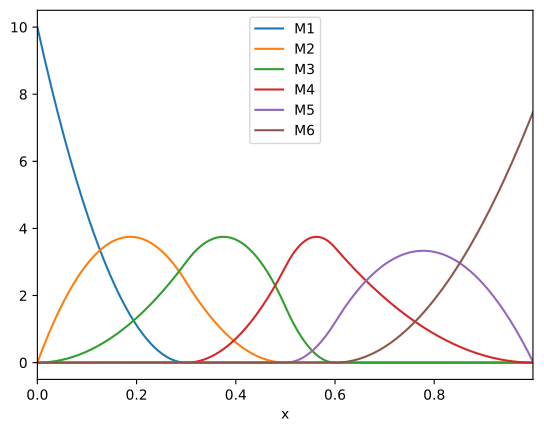

Python code for this plot:
import functools
import itertools
import numpy
import pandas as pd
import scipy.optimize
from dms_variants.ispline import Msplines

order = 3
mesh = [0.0, 0.3, 0.5, 0.6, 1.0]
x = numpy.array([0, 0.2, 0.3, 0.4, 0.8, 0.99999])
msplines = Msplines(order, mesh, x)
msplines.order
# 3
msplines.mesh
# array([0. , 0.3, 0.5, 0.6, 1. ])
msplines.n
# 6
msplines.knots
# array([0. , 0. , 0. , 0.3, 0.5, 0.6, 1. , 1. , 1. ])
msplines.lower
# 0.0
msplines.upper
# 1.0

# Evaluate the M-splines at some selected points:

for i in range(1, msplines.n + 1):
    print(f"M{i}: {numpy.round(msplines.M(i), 2)}")
# doctest: +NORMALIZE_WHITESPACE
# M1: [10. 1.11 0.  0.   0.   0.  ]
# M2: [0.  3.73 2.4 0.6  0.   0.  ]
# M3: [0.  1.33 3.  3.67 0.   0.  ]
# M4: [0.  0.   0.  0.71 0.86 0.  ]
# M5: [0.  0.   0.  0.   3.3  0.  ]
# M6: [0.  0.   0.  0.   1.88 7.5 ]

# Check that the gradients are correct:

for i, xval in itertools.product(range(1, msplines.n + 1), x):
    xval = numpy.array([xval])
    def func(xval):
        return Msplines(order, mesh, xval).M(i)
    def dfunc(xval):
        return Msplines(order, mesh, xval).dM_dx(i)
    err = scipy.optimize.check_grad(func, dfunc, xval)
    if err > 1e-5:
        raise ValueError(f"excess err {err} for {i}, {xval}")

# Plot the M-splines in in Fig. 1 of `Ramsay (1988)`_:

xplot = numpy.linspace(0, 1, 1000, endpoint=False)
msplines_plot = Msplines(order, mesh, xplot)
data = {'x': xplot}
for i in range(1, msplines_plot.n + 1):
    data[f"M{i}"] = msplines_plot.M(i)
df = pd.DataFrame(data)
_ = df.plot(x='x')
